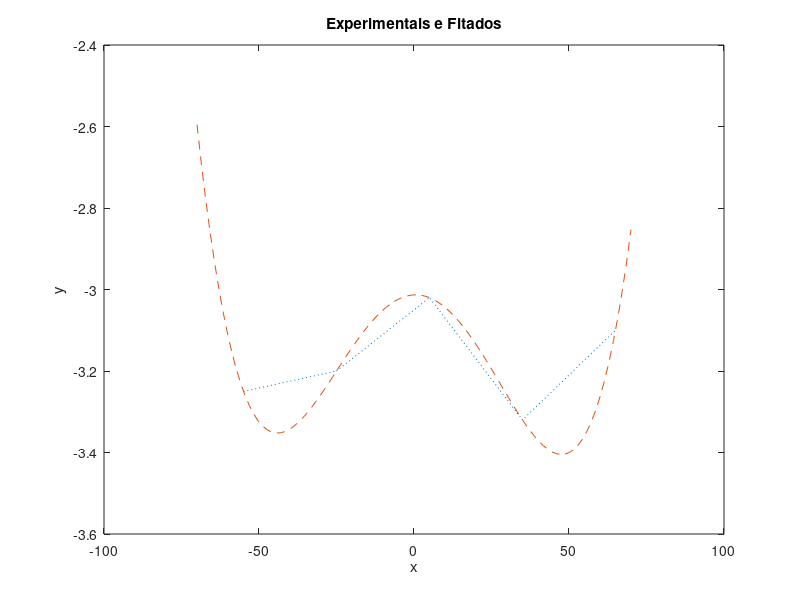

This chart was generated by the following MATLAB code:
x = [-55 -25 5 35 65];
y = [-3.25 -3.2 -3.02 -3.32 -3.1];

% a) Save 
save('data.mat', 'y','x');

% b) Find relation
c = polyfit(x, y, 4);

% c) Evaluate for some values
p = linspace(-70, 70, 100);
v = polyval(c, p);

% d) Plot
chart = plot(x, y, ':',  p, v, '--');
title('Experimentais e Fitados');
xlabel('x');
ylabel('y');
saveas(gcf, 'plot.png');

